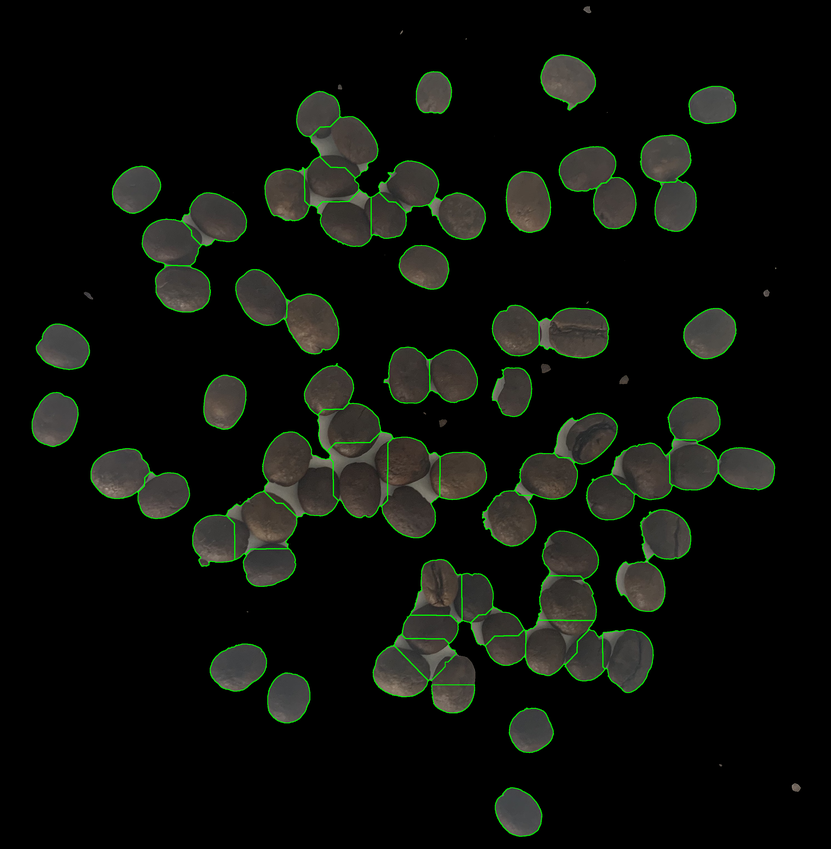
#> input picture LAB04/70-25691-output.png, 831 x 849 px, shrunk from 2991 x 3054 before the run; its folder holds only this picture in this run
$ python cafe.py 70-25691-output.png   (older library calls are emulated)
#> lines starting #> are read from the running program, lines starting #| are printed output that depends on the picture; after the words box and inside, x2 and y2 are one past the last pixel; in counts of white or black regions, pixels touching at a corner belong together
#> further down, image is the input picture: shape (849, 831, 3); mean B, G, R 11.9, 16.6, 13.9
#!/usr/bin/env python
# coding: utf-8

# In[ ]:


from scipy import ndimage
# import imutils
import sys
import cv2
import numpy as np
import matplotlib.pyplot as plt
from skimage.feature import peak_local_max
from skimage.segmentation import watershed


# import warnings filter
from warnings import simplefilter
# ignore all future warnings
simplefilter(action='ignore', category=FutureWarning)


# In[ ]:


def segmentation(image):
    shifted = cv2.pyrMeanShiftFiltering(image, 21, 51)

    gray = cv2.cvtColor(shifted, cv2.COLOR_BGR2GRAY)
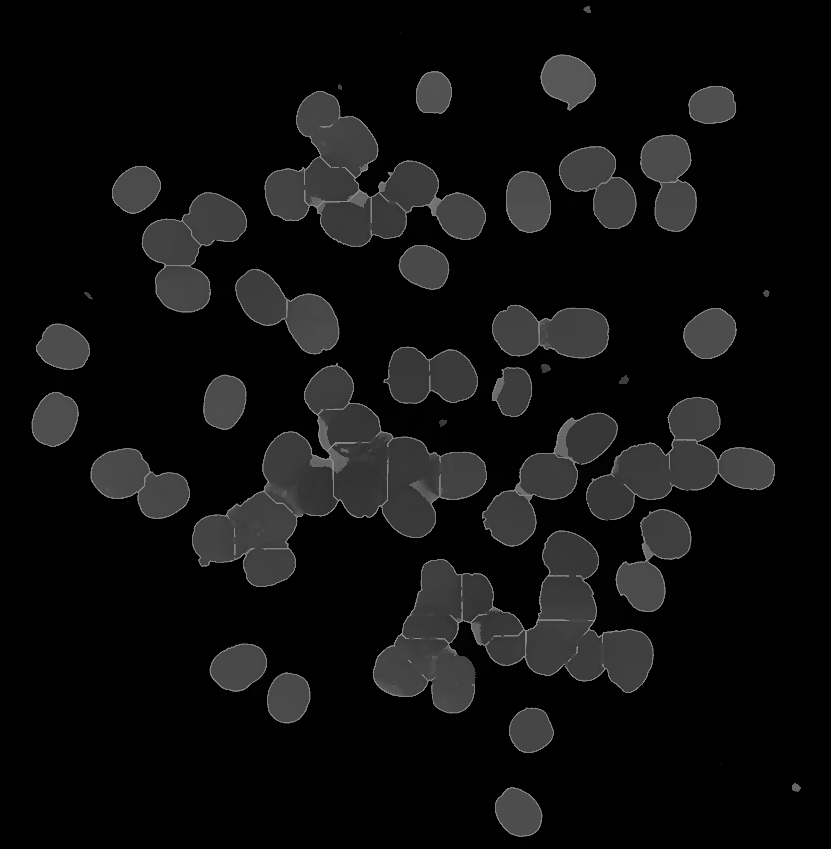
#> gray: shape (849, 831); min 0, max 145, mean 15
    thresh = cv2.threshold(gray, 0, 255, cv2.THRESH_BINARY | cv2.THRESH_OTSU)[1]
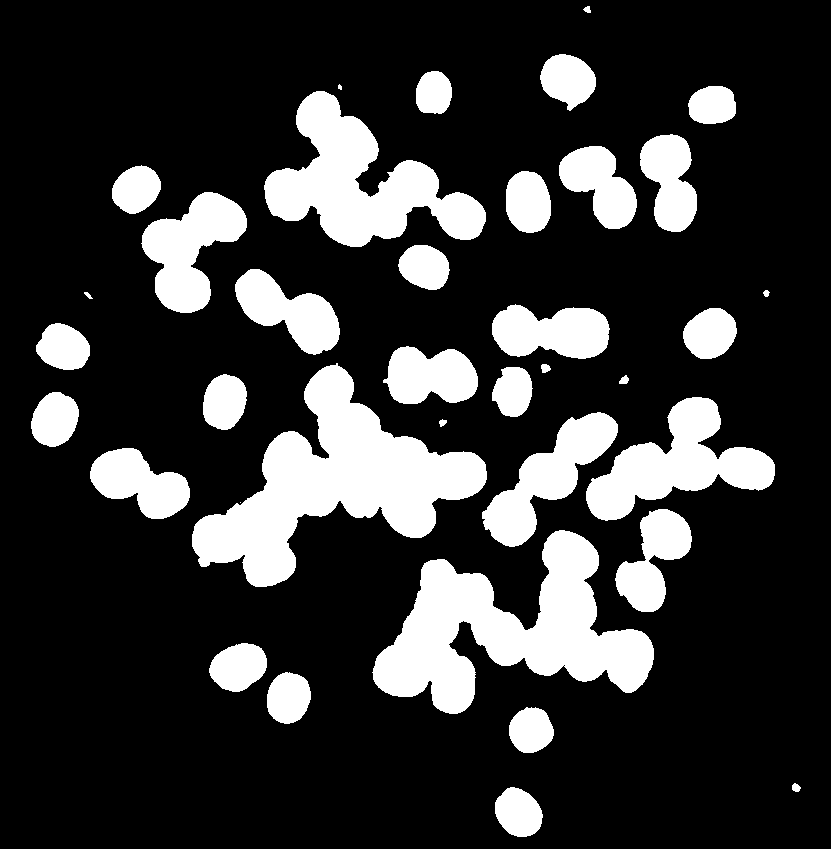
#> thresh: shape (849, 831); 20.8% white; 37 white regions (2 under 20 px), largest, box (x1, y1, x2, y2) and area: (192, 363, 487, 587) 25867, (372, 530, 654, 714) 23804, (264, 91, 486, 247) 15566

    kernel = cv2.getStructuringElement(cv2.MORPH_ELLIPSE, (3,3))
    thresh = cv2.morphologyEx(thresh, cv2.MORPH_OPEN, kernel, iterations=5)
#> thresh: shape (849, 831); 20.7% white; 29 white regions, largest, box (x1, y1, x2, y2) and area: (192, 364, 487, 587) 25818, (372, 530, 654, 714) 23739, (264, 91, 486, 247) 15465

    thresh = cv2.bitwise_not(thresh)

    segmented = cv2.bitwise_and(image, image, mask=thresh)

    return gray, thresh, segmented


# In[ ]:


def find_segments(thresh):
    # compute the exact Euclidean distance from every binary
    # pixel to the nearest zero pixel, then find peaks in this
    # distance map
    D = ndimage.distance_transform_edt(thresh)
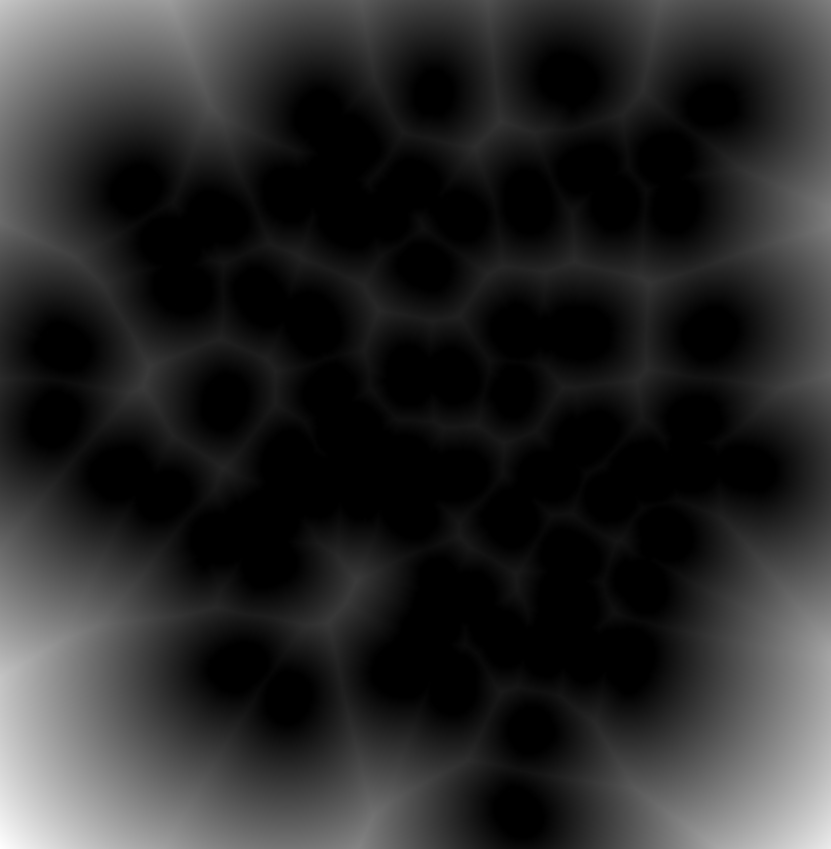
#> D: shape (849, 831) float64; min 0, max 271.6, mean 43.8; drawn with min black and max white
    localMax = peak_local_max(D, indices=False, min_distance=20, labels=thresh)
#> localMax: shape (849, 831) bool; 0.01% white in thin lines or dots

    # perform a connected component analysis on the local peaks,
    # using 8-connectivity, then appy the Watershed algorithm
    markers = ndimage.label(localMax, structure=np.ones((3, 3)))[0]
#> markers: shape (849, 831) int32; 44 distinct labels, from 0 to 43
    labels = watershed(-D, markers, mask=thresh)
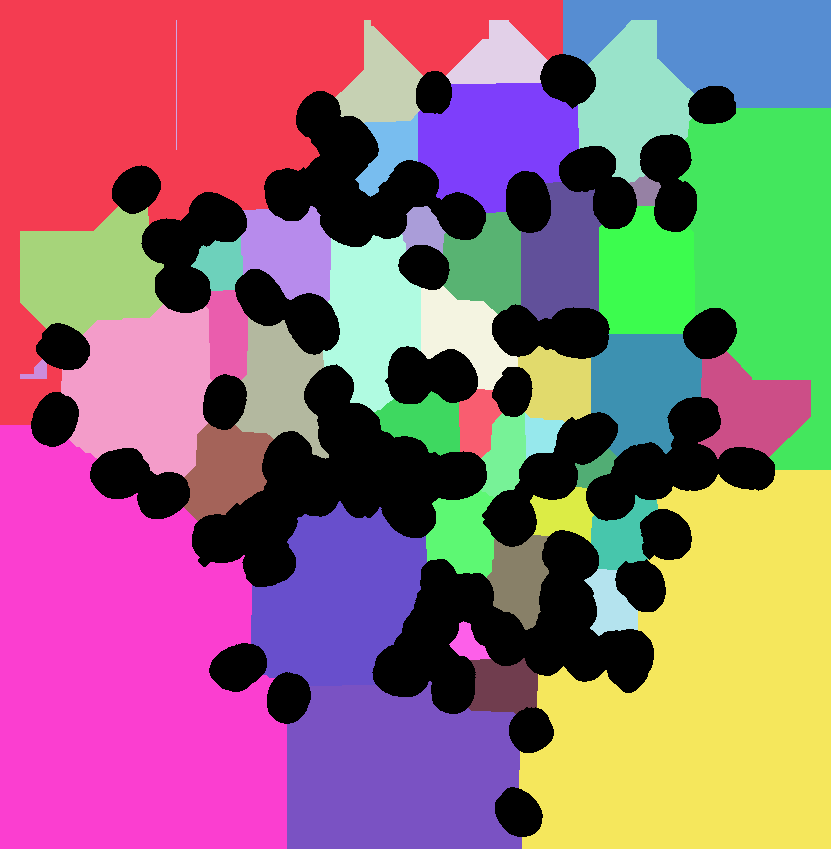
#> labels: shape (849, 831) int32; 44 distinct labels, from 0 to 43; one colour per label, 0 black
    # print("[INFO] {} unique segments found".format(len(np.unique(labels)) - 1))

    # loop over the unique labels returned by the Watershed
    # algorithm
    contours_area = []
    contours_list = []
    for label in np.unique(labels):
        # if the label is zero, we are examining the 'background'
        # so simply ignore it
        if label == 0:
            continue

        # otherwise, allocate memory for the label region and draw
        # it on the mask
        mask = np.zeros(gray.shape, dtype="uint8")
        mask[labels == label] = 255

        # detect contours in the mask and grab the largest one
        # cnts = cv2.findContours(mask.copy(), cv2.RETR_TREE, cv2.CHAIN_APPROX_SIMPLE)
        cnts,hier = cv2.findContours(mask.copy(), cv2.RETR_TREE, cv2.CHAIN_APPROX_SIMPLE)
        # cnts = imutils.grab_contours(cnts)
        c = max(cnts, key=cv2.contourArea)

        contours_area.append(cv2.contourArea(c))
        contours_list.append(c)
#> this loop made 44 passes
#> c on pass 3: [[176, 20], [176, 149]]
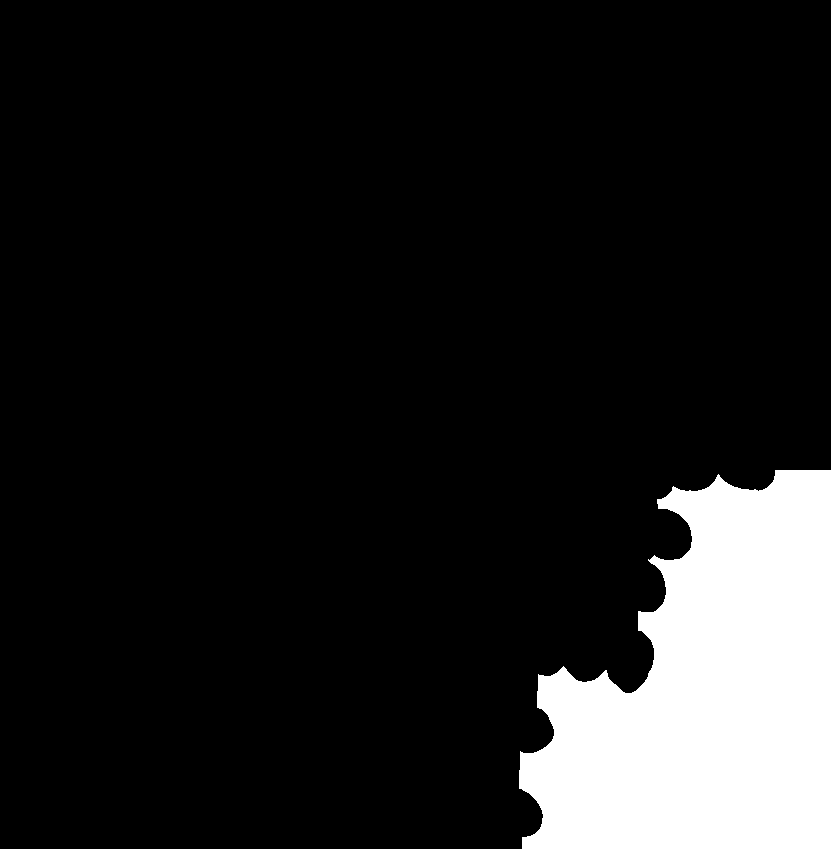
#> mask: shape (849, 831); 11.8% white; 1 white region
#> after the loop, contours_area = 43 values, max 92087.5 at index 40, min 0 at index 1, mean 12804.7; contours_list = 43 contours, 1 with area under 20; largest, box (x1, y1, x2, y2) and area: (0, 425, 287, 849) 92088, (0, 0, 563, 425) 82768, (519, 470, 831, 849) 82672, (678, 108, 831, 470) 36704, (287, 681, 522, 849) 32998


    std = np.std(contours_area)
#> std = 21571.4
    grains = 0
    real_contours = []
    contours_area = []
    for i in range(0,len(contours_list),1):
        area = cv2.contourArea(contours_list[i])
        if area >= std:
            grains += 1
            real_contours.append(contours_list[i])
            contours_area.append(cv2.contourArea(contours_list[i]))
#> this loop made 43 passes
#> area on passes 1, 3, 4, 5, 6, 7, 8, 9, 10, 11, 12, 13: 82768, 4937, 3901.5, 10634.5, 20238, 14264.5, 2518, 582.5, 1285, 12676.5, 36703.5, 6004.5
#> after the loop, contours_area = [82768, 36703.5, 21796.5, 92087.5, 32998, 82672]; grains = 6; real_contours = 6 contours; box (x1, y1, x2, y2) and area: (0, 425, 287, 849) 92088, (0, 0, 563, 425) 82768, (519, 470, 831, 849) 82672, (678, 108, 831, 470) 36704, (287, 681, 522, 849) 32998, (251, 501, 427, 686) 21796

    media = np.mean(contours_area)
#> media = 58170.9
    media = int(np.floor(media))
#> media = 58170

    return grains, media, real_contours


# In[ ]:


if __name__ == "__main__":
    #leitura da imagem de entrada
    image = cv2.imread(sys.argv[1], cv2.IMREAD_UNCHANGED)

    gray, thresh, segmented = segmentation(image)

    # [8 lines of commented-out code are left out]

    grains, media, contours = find_segments(thresh)
#> grains = 6; media = 58170; contours has the same summary as real_contours in find_segments

    cv2.drawContours(segmented , contours , -1 , (0 ,255 , 0) , 2)
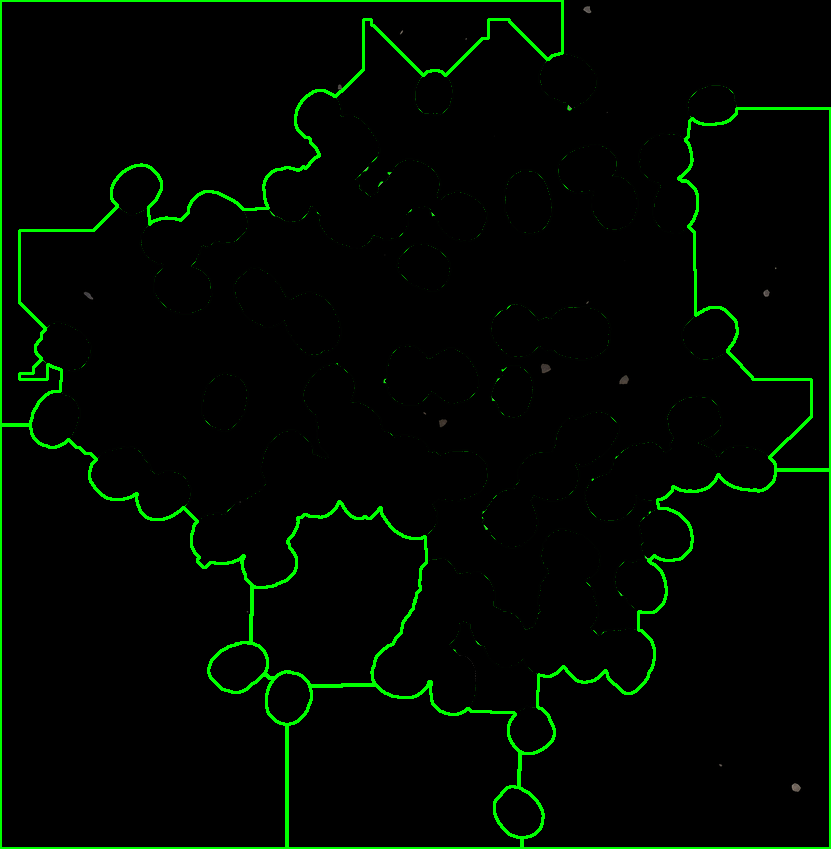
#> segmented: shape (849, 831, 3); mean B, G, R 0, 8, 0.1
    # plt.imshow(segmented)
    # plt.show()

    print('Quantidade de GRÃOS encontrdos = ', grains)
#| Quantidade de GRÃOS encontrdos =  6
    print('Tamanho médio dos grãos encontrados (ÁREA) = ', media)
#| Tamanho médio dos grãos encontrados (ÁREA) =  58170
    output_file = f"{grains}-{media}-output.png"
#> output_file = '6-58170-output.png'
    cv2.imwrite(output_file, segmented)
